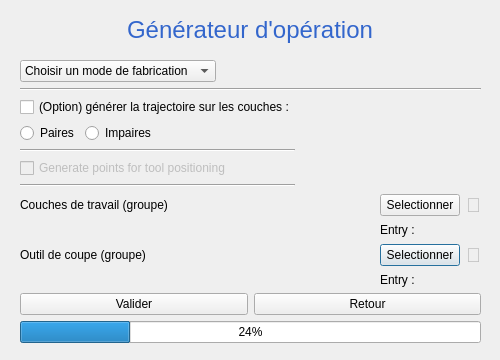
<?xml version="1.0" encoding="UTF-8"?>
<ui version="4.0">
 <class>Dialog_operations</class>
 <widget class="QDialog" name="Dialog_operations">
  <property name="geometry">
   <rect>
    <x>0</x>
    <y>0</y>
    <width>500</width>
    <height>360</height>
   </rect>
  </property>
  <property name="minimumSize">
   <size>
    <width>500</width>
    <height>360</height>
   </size>
  </property>
  <property name="maximumSize">
   <size>
    <width>500</width>
    <height>360</height>
   </size>
  </property>
  <property name="windowTitle">
   <string>Dialog</string>
  </property>
  <widget class="QLabel" name="labelTitle_operationsGenerator">
   <property name="geometry">
    <rect>
     <x>0</x>
     <y>0</y>
     <width>500</width>
     <height>60</height>
    </rect>
   </property>
   <property name="font">
    <font>
     <family>MS Shell Dlg 2</family>
    </font>
   </property>
   <property name="text">
    <string>&lt;html&gt;&lt;head/&gt;&lt;body&gt;&lt;p&gt;&lt;span style=&quot; font-size:18pt; color:#3366cc;&quot;&gt;Générateur d'opération&lt;/span&gt;&lt;/p&gt;&lt;/body&gt;&lt;/html&gt;</string>
   </property>
   <property name="alignment">
    <set>Qt::AlignCenter</set>
   </property>
  </widget>
  <widget class="QWidget" name="verticalLayoutWidget">
   <property name="geometry">
    <rect>
     <x>20</x>
     <y>60</y>
     <width>461</width>
     <height>295</height>
    </rect>
   </property>
   <layout class="QVBoxLayout" name="verticalLayout">
    <item>
     <layout class="QHBoxLayout" name="horizontalLayout">
      <item>
       <widget class="QComboBox" name="comboBox_fabricationMode">
        <item>
         <property name="text">
          <string>Choisir un mode de fabrication</string>
         </property>
        </item>
        <item>
         <property name="text">
          <string>Générique (point)</string>
         </property>
        </item>
        <item>
         <property name="text">
          <string>Pellet fdm contour</string>
         </property>
        </item>
        <item>
         <property name="text">
          <string>Peller fdm remplissage</string>
         </property>
        </item>
        <item>
         <property name="text">
          <string>Filament fdm contour</string>
         </property>
        </item>
        <item>
         <property name="text">
          <string>Filament fdm remplissage</string>
         </property>
        </item>
        <item>
         <property name="text">
          <string>Usinage</string>
         </property>
        </item>
        <item>
         <property name="text">
          <string>Dépose de bande air</string>
         </property>
        </item>
        <item>
         <property name="text">
          <string>Dépose de bande laser</string>
         </property>
        </item>
       </widget>
      </item>
      <item>
       <spacer name="horizontalSpacer_3">
        <property name="orientation">
         <enum>Qt::Horizontal</enum>
        </property>
        <property name="sizeHint" stdset="0">
         <size>
          <width>40</width>
          <height>20</height>
         </size>
        </property>
       </spacer>
      </item>
     </layout>
    </item>
    <item>
     <widget class="Line" name="line">
      <property name="orientation">
       <enum>Qt::Horizontal</enum>
      </property>
     </widget>
    </item>
    <item>
     <layout class="QGridLayout" name="gridLayout_userEntries">
      <item row="8" column="2">
       <widget class="QLabel" name="label_cuttingToolEntry">
        <property name="text">
         <string>Entry :</string>
        </property>
       </widget>
      </item>
      <item row="5" column="1">
       <spacer name="horizontalSpacer">
        <property name="orientation">
         <enum>Qt::Horizontal</enum>
        </property>
        <property name="sizeHint" stdset="0">
         <size>
          <width>40</width>
          <height>20</height>
         </size>
        </property>
       </spacer>
      </item>
      <item row="7" column="2">
       <widget class="QPushButton" name="pushButton_selectCuttingTool">
        <property name="text">
         <string>Selectionner</string>
        </property>
       </widget>
      </item>
      <item row="6" column="2">
       <widget class="QLabel" name="label_layersEntry">
        <property name="text">
         <string>Entry :</string>
        </property>
       </widget>
      </item>
      <item row="5" column="0">
       <widget class="QLabel" name="label_layers">
        <property name="text">
         <string>Couches de travail (groupe)</string>
        </property>
       </widget>
      </item>
      <item row="7" column="3">
       <widget class="QLabel" name="label_cuttingToolValidation">
        <property name="enabled">
         <bool>false</bool>
        </property>
        <property name="text">
         <string>&lt;span style = 'font-size:20px'&gt; &amp;#129324;&lt;/span&gt;</string>
        </property>
       </widget>
      </item>
      <item row="5" column="2">
       <widget class="QPushButton" name="pushButton_selectLayers">
        <property name="text">
         <string>Selectionner</string>
        </property>
       </widget>
      </item>
      <item row="5" column="3">
       <widget class="QLabel" name="label_layersValidation">
        <property name="enabled">
         <bool>false</bool>
        </property>
        <property name="text">
         <string>&lt;span style = 'font-size:20px'&gt; &amp;#129324;&lt;/span&gt;</string>
        </property>
       </widget>
      </item>
      <item row="0" column="0">
       <widget class="QCheckBox" name="checkBox_partialSurfaceSelectionOption">
        <property name="text">
         <string>(Option) générer la trajectoire sur les couches :</string>
        </property>
       </widget>
      </item>
      <item row="7" column="0">
       <widget class="QLabel" name="label_cuttingTool">
        <property name="text">
         <string>Outil de coupe (groupe)</string>
        </property>
       </widget>
      </item>
      <item row="1" column="0">
       <layout class="QHBoxLayout" name="horizontalLayout_2">
        <item>
         <widget class="QRadioButton" name="radioButton_even">
          <property name="text">
           <string>Paires</string>
          </property>
         </widget>
        </item>
        <item>
         <widget class="QRadioButton" name="radioButton_uneven">
          <property name="text">
           <string>Impaires</string>
          </property>
         </widget>
        </item>
        <item>
         <spacer name="horizontalSpacer_2">
          <property name="orientation">
           <enum>Qt::Horizontal</enum>
          </property>
          <property name="sizeHint" stdset="0">
           <size>
            <width>40</width>
            <height>20</height>
           </size>
          </property>
         </spacer>
        </item>
       </layout>
      </item>
      <item row="3" column="0">
       <widget class="QCheckBox" name="checkBox_toolPositioning">
        <property name="enabled">
         <bool>false</bool>
        </property>
        <property name="text">
         <string>Generate points for tool positioning</string>
        </property>
       </widget>
      </item>
      <item row="2" column="0">
       <widget class="Line" name="line_2">
        <property name="orientation">
         <enum>Qt::Horizontal</enum>
        </property>
       </widget>
      </item>
      <item row="4" column="0">
       <widget class="Line" name="line_toolPos">
        <property name="orientation">
         <enum>Qt::Horizontal</enum>
        </property>
       </widget>
      </item>
     </layout>
    </item>
    <item>
     <layout class="QHBoxLayout" name="horizontalLayout_validateReturn">
      <item>
       <widget class="QPushButton" name="pushButton_Validation">
        <property name="text">
         <string>Valider</string>
        </property>
       </widget>
      </item>
      <item>
       <widget class="QPushButton" name="pushButton_return">
        <property name="text">
         <string>Retour</string>
        </property>
       </widget>
      </item>
     </layout>
    </item>
    <item>
     <widget class="QProgressBar" name="progressBar">
      <property name="value">
       <number>24</number>
      </property>
     </widget>
    </item>
    <item>
     <spacer name="verticalSpacer">
      <property name="orientation">
       <enum>Qt::Vertical</enum>
      </property>
      <property name="sizeHint" stdset="0">
       <size>
        <width>20</width>
        <height>40</height>
       </size>
      </property>
     </spacer>
    </item>
   </layout>
  </widget>
 </widget>
 <tabstops>
  <tabstop>pushButton_Validation</tabstop>
  <tabstop>pushButton_return</tabstop>
  <tabstop>comboBox_fabricationMode</tabstop>
  <tabstop>checkBox_partialSurfaceSelectionOption</tabstop>
  <tabstop>radioButton_even</tabstop>
  <tabstop>radioButton_uneven</tabstop>
  <tabstop>pushButton_selectLayers</tabstop>
  <tabstop>pushButton_selectCuttingTool</tabstop>
 </tabstops>
 <resources/>
 <connections>
  <connection>
   <sender>pushButton_Validation</sender>
   <signal>clicked()</signal>
   <receiver>progressBar</receiver>
   <slot>show()</slot>
   <hints>
    <hint type="sourcelabel">
     <x>111</x>
     <y>319</y>
    </hint>
    <hint type="destinationlabel">
     <x>110</x>
     <y>347</y>
    </hint>
   </hints>
  </connection>
  <connection>
   <sender>comboBox_fabricationMode</sender>
   <signal>activated(QString)</signal>
   <receiver>pushButton_Validation</receiver>
   <slot>show()</slot>
   <hints>
    <hint type="sourcelabel">
     <x>192</x>
     <y>80</y>
    </hint>
    <hint type="destinationlabel">
     <x>193</x>
     <y>319</y>
    </hint>
   </hints>
  </connection>
  <connection>
   <sender>pushButton_selectLayers</sender>
   <signal>clicked()</signal>
   <receiver>label_layersValidation</receiver>
   <slot>show()</slot>
   <hints>
    <hint type="sourcelabel">
     <x>445</x>
     <y>215</y>
    </hint>
    <hint type="destinationlabel">
     <x>478</x>
     <y>217</y>
    </hint>
   </hints>
  </connection>
  <connection>
   <sender>pushButton_selectCuttingTool</sender>
   <signal>clicked()</signal>
   <receiver>label_cuttingToolValidation</receiver>
   <slot>show()</slot>
   <hints>
    <hint type="sourcelabel">
     <x>445</x>
     <y>267</y>
    </hint>
    <hint type="destinationlabel">
     <x>478</x>
     <y>269</y>
    </hint>
   </hints>
  </connection>
  <connection>
   <sender>pushButton_selectLayers</sender>
   <signal>clicked()</signal>
   <receiver>label_layersEntry</receiver>
   <slot>show()</slot>
   <hints>
    <hint type="sourcelabel">
     <x>445</x>
     <y>215</y>
    </hint>
    <hint type="destinationlabel">
     <x>445</x>
     <y>236</y>
    </hint>
   </hints>
  </connection>
  <connection>
   <sender>pushButton_selectCuttingTool</sender>
   <signal>clicked()</signal>
   <receiver>label_cuttingToolEntry</receiver>
   <slot>show()</slot>
   <hints>
    <hint type="sourcelabel">
     <x>445</x>
     <y>267</y>
    </hint>
    <hint type="destinationlabel">
     <x>445</x>
     <y>288</y>
    </hint>
   </hints>
  </connection>
 </connections>
</ui>
